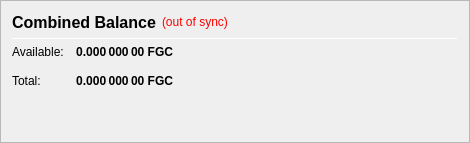
                   <widget class="QFrame" name="frame_CombinedBalances">
                    <property name="minimumSize">
                     <size>
                      <width>470</width>
                      <height>0</height>
                     </size>
                    </property>
                 <property name="frameShape">
                  <enum>QFrame::StyledPanel</enum>
                 </property>
                 <property name="frameShadow">
                  <enum>QFrame::Raised</enum>
                 </property>
                    <layout class="QVBoxLayout" name="verticalLayout_5">
                  <item>
                      <layout class="QHBoxLayout" name="horizontalLayout_5" stretch="0,0,0">
                    <item>
                        <widget class="QLabel" name="label_5z">
                      <property name="minimumSize">
                       <size>
                        <width>0</width>
                        <height>20</height>
                       </size>
                      </property>
                      <property name="font">
                       <font>
                        <pointsize>12</pointsize>
                        <weight>75</weight>
                        <bold>true</bold>
                       </font>
                      </property>
                         <property name="toolTip">
                          <string>Combined Balance (including unconfirmed and immature coins)</string>
                         </property>
                      <property name="text">
                          <string>Combined Balance</string>
                      </property>
                     </widget>
                    </item>
                    <item>
                     <widget class="QLabel" name="labelWalletStatus">
                      <property name="cursor">
                       <cursorShape>WhatsThisCursor</cursorShape>
                      </property>
                      <property name="toolTip">
                       <string>The displayed information may be out of date. Your wallet automatically synchronizes with the FGC network after a connection is established, but this process has not completed yet.</string>
                      </property>
                      <property name="styleSheet">
                       <string notr="true">QLabel { color: red; }</string>
                      </property>
                      <property name="text">
                       <string notr="true">(out of sync)</string>
                      </property>
                      <property name="alignment">
                       <set>Qt::AlignLeading|Qt::AlignLeft|Qt::AlignVCenter</set>
                      </property>
                     </widget>
                    </item>
                    <item>
                        <spacer name="horizontalSpacer_1">
                      <property name="orientation">
                       <enum>Qt::Horizontal</enum>
                      </property>
                      <property name="sizeHint" stdset="0">
                       <size>
                        <width>40</width>
                        <height>20</height>
                       </size>
                      </property>
                     </spacer>
                    </item>
                   </layout>
                  </item>
                  <item>
                      <widget class="Line" name="line_CombinedBalance">
                    <property name="minimumSize">
                     <size>
                      <width>0</width>
                      <height>1</height>
                     </size>
                    </property>
                    <property name="maximumSize">
                     <size>
                      <width>16777215</width>
                      <height>1</height>
                     </size>
                    </property>
                    <property name="orientation">
                     <enum>Qt::Horizontal</enum>
                    </property>
                   </widget>
                  </item>
                  <item>
                      <layout class="QGridLayout" name="gridLayout_3">
                    <property name="spacing">
                     <number>12</number>
                    </property>
                       <item row="1" column="0">
                        <widget class="QLabel" name="labelBalanceTextz">
                      <property name="text">
                          <string>Available:</string>
                      </property>
                     </widget>
                    </item>
                       <item row="1" column="1">
                        <widget class="QLabel" name="labelBalancez">
                      <property name="font">
                       <font>
                        <weight>75</weight>
                        <bold>true</bold>
                       </font>
                      </property>
                      <property name="cursor">
                       <cursorShape>IBeamCursor</cursorShape>
                      </property>
                      <property name="toolTip">
                          <string>Your current spendable balance</string>
                      </property>
                      <property name="text">
                       <string notr="true">0.000 000 00 FGC</string>
                      </property>
                      <property name="alignment">
                       <set>Qt::AlignRight|Qt::AlignTrailing|Qt::AlignVCenter</set>
                      </property>
                      <property name="textInteractionFlags">
                       <set>Qt::LinksAccessibleByMouse|Qt::TextSelectableByKeyboard|Qt::TextSelectableByMouse</set>
                      </property>
                     </widget>
                    </item>
                       <item row="2" column="0">
                        <widget class="QLabel" name="labelTotalTextz">
                      <property name="text">
                       <string>Total:</string>
                      </property>
                     </widget>
                    </item>
                       <item row="2" column="1">
                        <widget class="QLabel" name="labelTotalz">
                      <property name="font">
                       <font>
                        <weight>75</weight>
                        <bold>true</bold>
                       </font>
                      </property>
                      <property name="cursor">
                       <cursorShape>IBeamCursor</cursorShape>
                      </property>
                      <property name="toolTip">
                          <string>Total Balance, including all unavailable coins.</string>
                      </property>
                      <property name="text">
                       <string notr="true">0.000 000 00 FGC</string>
                      </property>
                      <property name="alignment">
                       <set>Qt::AlignRight|Qt::AlignTrailing|Qt::AlignVCenter</set>
                      </property>
                      <property name="textInteractionFlags">
                       <set>Qt::LinksAccessibleByMouse|Qt::TextSelectableByKeyboard|Qt::TextSelectableByMouse</set>
                      </property>
                     </widget>
                    </item>
                    <item row="2" column="3">
                     <spacer name="horizontalSpacer_2">
                      <property name="orientation">
                       <enum>Qt::Horizontal</enum>
                      </property>
                      <property name="sizeHint" stdset="0">
                       <size>
                        <width>40</width>
                        <height>20</height>
                       </size>
                      </property>
                     </spacer>
                    </item>
                      </layout>
                     </item>
                     <item>
                      <spacer name="verticalSpacer_1">
                       <property name="orientation">
                        <enum>Qt::Vertical</enum>
                       </property>
                       <property name="sizeHint" stdset="0">
                        <size>
                         <width>20</width>
                         <height>40</height>
                        </size>
                      </property>
                      </spacer>
                     </item>
                    </layout>
                     </widget>
